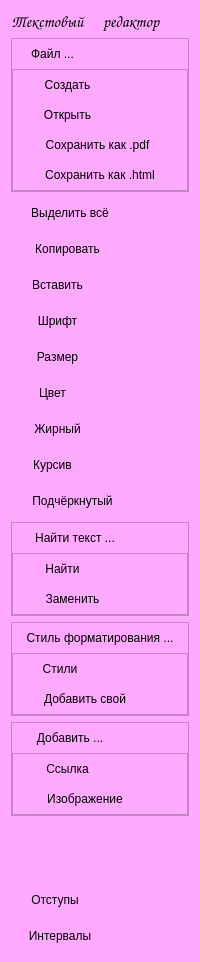
      <widget class="QWidget" name="icon_text_widget" native="true">
       <property name="styleSheet">
        <string notr="true">QWidget{
	
	background-color: rgb(255, 170, 255);
}

QPushButton{
	height: 30px;
	border:none;
}</string>
       </property>
       <layout class="QVBoxLayout" name="verticalLayout_13">
        <item>
         <layout class="QHBoxLayout" name="horizontalLayout_3">
          <property name="topMargin">
           <number>0</number>
          </property>
          <item>
           <widget class="QLabel" name="label_3">
            <property name="font">
             <font>
              <family>Comic Sans MS</family>
              <pointsize>12</pointsize>
              <weight>75</weight>
              <bold>true</bold>
             </font>
            </property>
            <property name="text">
             <string>Текстовый</string>
            </property>
           </widget>
          </item>
          <item>
           <widget class="QLabel" name="label_2">
            <property name="font">
             <font>
              <family>Comic Sans MS</family>
              <pointsize>12</pointsize>
              <weight>75</weight>
              <italic>false</italic>
              <bold>true</bold>
              <underline>false</underline>
             </font>
            </property>
            <property name="text">
             <string>редактор</string>
            </property>
           </widget>
          </item>
         </layout>
        </item>
        <item>
         <layout class="QVBoxLayout" name="verticalLayout_9">
          <item>
           <widget class="QFrame" name="file">
            <property name="frameShape">
             <enum>QFrame::StyledPanel</enum>
            </property>
            <property name="frameShadow">
             <enum>QFrame::Raised</enum>
            </property>
            <layout class="QVBoxLayout" name="verticalLayout_5">
             <property name="spacing">
              <number>0</number>
             </property>
             <property name="leftMargin">
              <number>0</number>
             </property>
             <property name="topMargin">
              <number>0</number>
             </property>
             <property name="rightMargin">
              <number>0</number>
             </property>
             <property name="bottomMargin">
              <number>0</number>
             </property>
             <item>
              <widget class="QPushButton" name="file_Button_2">
               <property name="styleSheet">
                <string notr="true">QPushButton{
	padding-left:-95px;
}</string>
               </property>
               <property name="text">
                <string>Файл ...</string>
               </property>
               <property name="icon">
                <iconset resource="resic.qrc">
                 <normaloff>:/фото для редактора/файл.png</normaloff>:/фото для редактора/файл.png</iconset>
               </property>
               <property name="checkable">
                <bool>true</bool>
               </property>
              </widget>
             </item>
             <item>
              <widget class="QFrame" name="file_frame">
               <property name="frameShape">
                <enum>QFrame::StyledPanel</enum>
               </property>
               <property name="frameShadow">
                <enum>QFrame::Raised</enum>
               </property>
               <layout class="QVBoxLayout" name="verticalLayout">
                <property name="spacing">
                 <number>0</number>
                </property>
                <property name="leftMargin">
                 <number>0</number>
                </property>
                <property name="topMargin">
                 <number>0</number>
                </property>
                <property name="rightMargin">
                 <number>0</number>
                </property>
                <property name="bottomMargin">
                 <number>0</number>
                </property>
                <item>
                 <widget class="QPushButton" name="newfile_Button">
                  <property name="styleSheet">
                   <string notr="true">QPushButton{
	padding-left:-65px;
}

QPushButton:hover{
	color:rgba(65,105,225,225);
}</string>
                  </property>
                  <property name="text">
                   <string>Создать</string>
                  </property>
                  <property name="checkable">
                   <bool>true</bool>
                  </property>
                 </widget>
                </item>
                <item>
                 <widget class="QPushButton" name="openfile_Button">
                  <property name="styleSheet">
                   <string notr="true">QPushButton{
	padding-left:-65px;
}

QPushButton:hover{
	color:rgba(65,105,225,225);
}</string>
                  </property>
                  <property name="text">
                   <string>Открыть</string>
                  </property>
                  <property name="checkable">
                   <bool>true</bool>
                  </property>
                 </widget>
                </item>
                <item>
                 <widget class="QPushButton" name="savepdffile_Button">
                  <property name="styleSheet">
                   <string notr="true">QPushButton{
	padding-left:-5px;
}

QPushButton:hover{
	color:rgba(65,105,225,225);
}</string>
                  </property>
                  <property name="text">
                   <string>Сохранить как .pdf</string>
                  </property>
                  <property name="checkable">
                   <bool>true</bool>
                  </property>
                 </widget>
                </item>
                <item>
                 <widget class="QPushButton" name="savehtmlfile_Button">
                  <property name="styleSheet">
                   <string notr="true">QPushButton:hover{
	color:rgba(65,105,225,225);
}</string>
                  </property>
                  <property name="text">
                   <string>Сохранить как .html</string>
                  </property>
                  <property name="checkable">
                   <bool>true</bool>
                  </property>
                 </widget>
                </item>
               </layout>
              </widget>
             </item>
            </layout>
           </widget>
          </item>
          <item>
           <widget class="QPushButton" name="allcheck_Button_2">
            <property name="styleSheet">
             <string notr="true"> QPushButton{
	padding-left:-60px;
}

QPushButton:checked{
	background-color:white;
	border-radius:3px;
}</string>
            </property>
            <property name="text">
             <string>Выделить всё</string>
            </property>
            <property name="icon">
             <iconset resource="resic.qrc">
              <normaloff>:/фото для редактора/выделение всего текста.png</normaloff>:/фото для редактора/выделение всего текста.png</iconset>
            </property>
            <property name="checkable">
             <bool>true</bool>
            </property>
           </widget>
          </item>
          <item>
           <widget class="QPushButton" name="copy_Button_2">
            <property name="styleSheet">
             <string notr="true">QPushButton{
	padding-left:-65px;
}

QPushButton:checked{
	background-color:white;
	border-radius:3px;
}</string>
            </property>
            <property name="text">
             <string>Копировать</string>
            </property>
            <property name="icon">
             <iconset resource="resic.qrc">
              <normaloff>:/фото для редактора/копирование.png</normaloff>:/фото для редактора/копирование.png</iconset>
            </property>
            <property name="checkable">
             <bool>true</bool>
            </property>
           </widget>
          </item>
          <item>
           <widget class="QPushButton" name="paste_Button_2">
            <property name="styleSheet">
             <string notr="true">QPushButton{
	padding-left:-85px;
}

QPushButton:checked{
	background-color:white;
	border-radius:3px;
}</string>
            </property>
            <property name="text">
             <string>Вставить</string>
            </property>
            <property name="icon">
             <iconset resource="resic.qrc">
              <normaloff>:/фото для редактора/вставка.png</normaloff>:/фото для редактора/вставка.png</iconset>
            </property>
            <property name="checkable">
             <bool>true</bool>
            </property>
           </widget>
          </item>
          <item>
           <widget class="QPushButton" name="shripht_Button_2">
            <property name="styleSheet">
             <string notr="true">QPushButton{
	padding-left:-85px;
}

QPushButton:checked{
	background-color:white;
	border-radius:3px;
}</string>
            </property>
            <property name="text">
             <string>Шрифт</string>
            </property>
            <property name="icon">
             <iconset resource="resic.qrc">
              <normaloff>:/фото для редактора/шрифтн.png</normaloff>:/фото для редактора/шрифтн.png</iconset>
            </property>
            <property name="checkable">
             <bool>true</bool>
            </property>
           </widget>
          </item>
          <item>
           <widget class="QPushButton" name="size_Button_2">
            <property name="styleSheet">
             <string notr="true">QPushButton{
	padding-left:-85px;
}

QPushButton:checked{
	background-color:white;
	border-radius:3px;
}</string>
            </property>
            <property name="text">
             <string>Размер</string>
            </property>
            <property name="icon">
             <iconset resource="resic.qrc">
              <normaloff>:/фото для редактора/размер.png</normaloff>:/фото для редактора/размер.png</iconset>
            </property>
            <property name="checkable">
             <bool>true</bool>
            </property>
           </widget>
          </item>
          <item>
           <widget class="QPushButton" name="color_Button_2">
            <property name="styleSheet">
             <string notr="true">QPushButton{
	padding-left:-95px;
}

QPushButton:checked{
	background-color:white;
	border-radius:3px;
}</string>
            </property>
            <property name="text">
             <string>Цвет</string>
            </property>
            <property name="icon">
             <iconset resource="resic.qrc">
              <normaloff>:/фото для редактора/цвет.png</normaloff>:/фото для редактора/цвет.png</iconset>
            </property>
            <property name="checkable">
             <bool>true</bool>
            </property>
           </widget>
          </item>
          <item>
           <widget class="QPushButton" name="plamp_Button_2">
            <property name="styleSheet">
             <string notr="true">QPushButton{
	padding-left:-85px;
}

QPushButton:checked{
	background-color:white;
	border-radius:3px;
}</string>
            </property>
            <property name="text">
             <string>Жирный</string>
            </property>
            <property name="icon">
             <iconset resource="resic.qrc">
              <normaloff>:/фото для редактора/жирный.png</normaloff>:/фото для редактора/жирный.png</iconset>
            </property>
            <property name="checkable">
             <bool>true</bool>
            </property>
           </widget>
          </item>
          <item>
           <widget class="QPushButton" name="italic_Button_2">
            <property name="styleSheet">
             <string notr="true">QPushButton{
	padding-left:-95px;
}

QPushButton:checked{
	background-color:white;
	border-radius:3px;
}</string>
            </property>
            <property name="text">
             <string>Курсив</string>
            </property>
            <property name="icon">
             <iconset resource="resic.qrc">
              <normaloff>:/фото для редактора/курсив.png</normaloff>:/фото для редактора/курсив.png</iconset>
            </property>
            <property name="checkable">
             <bool>true</bool>
            </property>
           </widget>
          </item>
          <item>
           <widget class="QPushButton" name="underline_Button_2">
            <property name="styleSheet">
             <string notr="true">QPushButton{
	padding-left:-55px;
}

QPushButton:checked{
	background-color:white;
	border-radius:3px;
}</string>
            </property>
            <property name="text">
             <string>Подчёркнутый</string>
            </property>
            <property name="icon">
             <iconset resource="resic.qrc">
              <normaloff>:/фото для редактора/подчёркивание.png</normaloff>:/фото для редактора/подчёркивание.png</iconset>
            </property>
            <property name="checkable">
             <bool>true</bool>
            </property>
           </widget>
          </item>
          <item>
           <widget class="QFrame" name="find">
            <property name="frameShape">
             <enum>QFrame::StyledPanel</enum>
            </property>
            <property name="frameShadow">
             <enum>QFrame::Raised</enum>
            </property>
            <layout class="QVBoxLayout" name="verticalLayout_6">
             <property name="spacing">
              <number>0</number>
             </property>
             <property name="leftMargin">
              <number>0</number>
             </property>
             <property name="topMargin">
              <number>0</number>
             </property>
             <property name="rightMargin">
              <number>0</number>
             </property>
             <property name="bottomMargin">
              <number>0</number>
             </property>
             <item>
              <widget class="QPushButton" name="find_Button_2">
               <property name="styleSheet">
                <string notr="true">QPushButton{
	padding-left:-50px;
}</string>
               </property>
               <property name="text">
                <string>Найти текст ...</string>
               </property>
               <property name="icon">
                <iconset resource="resic.qrc">
                 <normaloff>:/фото для редактора/найти.png</normaloff>:/фото для редактора/найти.png</iconset>
               </property>
               <property name="checkable">
                <bool>true</bool>
               </property>
              </widget>
             </item>
             <item>
              <widget class="QFrame" name="find_frame">
               <property name="frameShape">
                <enum>QFrame::StyledPanel</enum>
               </property>
               <property name="frameShadow">
                <enum>QFrame::Raised</enum>
               </property>
               <layout class="QVBoxLayout" name="verticalLayout_2">
                <property name="spacing">
                 <number>0</number>
                </property>
                <property name="leftMargin">
                 <number>0</number>
                </property>
                <property name="topMargin">
                 <number>0</number>
                </property>
                <property name="rightMargin">
                 <number>0</number>
                </property>
                <property name="bottomMargin">
                 <number>0</number>
                </property>
                <item>
                 <widget class="QPushButton" name="findtext_Button">
                  <property name="styleSheet">
                   <string notr="true">QPushButton{
	padding-left:-75px;
}

QPushButton:hover{
	color:rgba(65,105,225,225);
}</string>
                  </property>
                  <property name="text">
                   <string>Найти</string>
                  </property>
                  <property name="checkable">
                   <bool>true</bool>
                  </property>
                 </widget>
                </item>
                <item>
                 <widget class="QPushButton" name="replacedtext_Button">
                  <property name="styleSheet">
                   <string notr="true">QPushButton{
	padding-left:-55px;
}

QPushButton:hover{
	color:rgba(65,105,225,225);
}</string>
                  </property>
                  <property name="text">
                   <string>Заменить</string>
                  </property>
                  <property name="checkable">
                   <bool>true</bool>
                  </property>
                 </widget>
                </item>
               </layout>
              </widget>
             </item>
            </layout>
           </widget>
          </item>
          <item>
           <widget class="QFrame" name="stile">
            <property name="frameShape">
             <enum>QFrame::StyledPanel</enum>
            </property>
            <property name="frameShadow">
             <enum>QFrame::Raised</enum>
            </property>
            <layout class="QVBoxLayout" name="verticalLayout_7">
             <property name="spacing">
              <number>0</number>
             </property>
             <property name="leftMargin">
              <number>0</number>
             </property>
             <property name="topMargin">
              <number>0</number>
             </property>
             <property name="rightMargin">
              <number>0</number>
             </property>
             <property name="bottomMargin">
              <number>0</number>
             </property>
             <item>
              <widget class="QPushButton" name="stile_Button_2">
               <property name="text">
                <string>Стиль форматирования ...</string>
               </property>
               <property name="icon">
                <iconset resource="resic.qrc">
                 <normaloff>:/фото для редактора/стили.png</normaloff>:/фото для редактора/стили.png</iconset>
               </property>
               <property name="iconSize">
                <size>
                 <width>30</width>
                 <height>30</height>
                </size>
               </property>
               <property name="checkable">
                <bool>true</bool>
               </property>
              </widget>
             </item>
             <item>
              <widget class="QFrame" name="stile_frame">
               <property name="frameShape">
                <enum>QFrame::StyledPanel</enum>
               </property>
               <property name="frameShadow">
                <enum>QFrame::Raised</enum>
               </property>
               <layout class="QVBoxLayout" name="verticalLayout_3">
                <property name="spacing">
                 <number>0</number>
                </property>
                <property name="leftMargin">
                 <number>0</number>
                </property>
                <property name="topMargin">
                 <number>0</number>
                </property>
                <property name="rightMargin">
                 <number>0</number>
                </property>
                <property name="bottomMargin">
                 <number>0</number>
                </property>
                <item>
                 <widget class="QPushButton" name="stile_Button">
                  <property name="styleSheet">
                   <string notr="true">QPushButton{
	padding-left:-80px;
}

QPushButton:hover{
	color:rgba(65,105,225,225);
}</string>
                  </property>
                  <property name="text">
                   <string>Стили</string>
                  </property>
                  <property name="checkable">
                   <bool>true</bool>
                  </property>
                 </widget>
                </item>
                <item>
                 <widget class="QPushButton" name="yourstile_Button">
                  <property name="styleSheet">
                   <string notr="true">QPushButton{
	padding-left:-30px;
}

QPushButton:hover{
	color:rgba(65,105,225,225);
}</string>
                  </property>
                  <property name="text">
                   <string>Добавить свой</string>
                  </property>
                  <property name="checkable">
                   <bool>true</bool>
                  </property>
                 </widget>
                </item>
               </layout>
              </widget>
             </item>
            </layout>
           </widget>
          </item>
          <item>
           <widget class="QFrame" name="new_2">
            <property name="frameShape">
             <enum>QFrame::StyledPanel</enum>
            </property>
            <property name="frameShadow">
             <enum>QFrame::Raised</enum>
            </property>
            <layout class="QVBoxLayout" name="verticalLayout_8">
             <property name="spacing">
              <number>0</number>
             </property>
             <property name="leftMargin">
              <number>0</number>
             </property>
             <property name="topMargin">
              <number>0</number>
             </property>
             <property name="rightMargin">
              <number>0</number>
             </property>
             <property name="bottomMargin">
              <number>0</number>
             </property>
             <item>
              <widget class="QPushButton" name="new_Button_2">
               <property name="styleSheet">
                <string notr="true">QPushButton{
	padding-left:-60px;
}</string>
               </property>
               <property name="text">
                <string>Добавить ...</string>
               </property>
               <property name="icon">
                <iconset resource="resic.qrc">
                 <normaloff>:/фото для редактора/добавить.png</normaloff>:/фото для редактора/добавить.png</iconset>
               </property>
               <property name="checkable">
                <bool>true</bool>
               </property>
              </widget>
             </item>
             <item>
              <widget class="QFrame" name="new_frame">
               <property name="frameShape">
                <enum>QFrame::StyledPanel</enum>
               </property>
               <property name="frameShadow">
                <enum>QFrame::Raised</enum>
               </property>
               <layout class="QVBoxLayout" name="verticalLayout_4">
                <property name="spacing">
                 <number>0</number>
                </property>
                <property name="leftMargin">
                 <number>0</number>
                </property>
                <property name="topMargin">
                 <number>0</number>
                </property>
                <property name="rightMargin">
                 <number>0</number>
                </property>
                <property name="bottomMargin">
                 <number>0</number>
                </property>
                <item>
                 <widget class="QPushButton" name="link_Button">
                  <property name="styleSheet">
                   <string notr="true">QPushButton{
	padding-left:-65px;
}

QPushButton:hover{
	color:rgba(65,105,225,225);
}</string>
                  </property>
                  <property name="text">
                   <string>Ссылка</string>
                  </property>
                  <property name="checkable">
                   <bool>true</bool>
                  </property>
                 </widget>
                </item>
                <item>
                 <widget class="QPushButton" name="image_Button">
                  <property name="styleSheet">
                   <string notr="true">QPushButton{
	padding-left:-30px;
}

QPushButton:hover{
	color:rgba(65,105,225,225);
}</string>
                  </property>
                  <property name="text">
                   <string>Изображение</string>
                  </property>
                  <property name="checkable">
                   <bool>true</bool>
                  </property>
                 </widget>
                </item>
               </layout>
              </widget>
             </item>
            </layout>
           </widget>
          </item>
         </layout>
        </item>
        <item>
         <spacer name="verticalSpacer">
          <property name="orientation">
           <enum>Qt::Vertical</enum>
          </property>
          <property name="sizeHint" stdset="0">
           <size>
            <width>20</width>
            <height>63</height>
           </size>
          </property>
         </spacer>
        </item>
        <item>
         <layout class="QVBoxLayout" name="verticalLayout_10">
          <item>
           <widget class="QPushButton" name="otstup_Button_2">
            <property name="styleSheet">
             <string notr="true">QPushButton{
	padding-left:-90px;
}

QPushButton:checked{
	background-color:white;
	border-radius:3px;
}</string>
            </property>
            <property name="text">
             <string>Отступы</string>
            </property>
            <property name="icon">
             <iconset resource="resic.qrc">
              <normaloff>:/фото для редактора/отступ.png</normaloff>:/фото для редактора/отступ.png</iconset>
            </property>
            <property name="checkable">
             <bool>true</bool>
            </property>
           </widget>
          </item>
          <item>
           <widget class="QPushButton" name="interval_Button_2">
            <property name="styleSheet">
             <string notr="true">QPushButton{
	padding-left:-80px;
}

QPushButton:checked{
	background-color:white;
	border-radius:3px;
}</string>
            </property>
            <property name="text">
             <string>Интервалы</string>
            </property>
            <property name="icon">
             <iconset resource="resic.qrc">
              <normaloff>:/фото для редактора/интервал.png</normaloff>:/фото для редактора/интервал.png</iconset>
            </property>
            <property name="checkable">
             <bool>true</bool>
            </property>
           </widget>
          </item>
         </layout>
        </item>
       </layout>
      </widget>
